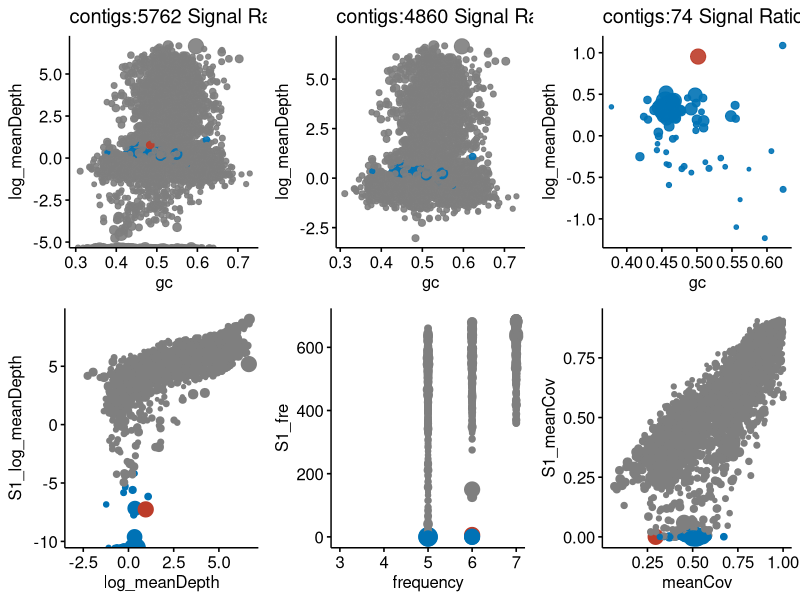

Recreate this plot in R.
library(ggsci)
library(ggpubr)
CalSR <- function(data){
R = sum(data[which(data$Specy==1),]$length)/sum(data$length)
return(round(R,digits=4))
}
C = pal_nejm("default")(2)

#top
#left
Main <- read.table("YFL.final.feature.txt",head=T,sep="\t")
Main$Specy = factor(Main$Specy)
Main$log_meanDepth = log(Main$meanDepth)
Main$S1_log_meanDepth = log(Main$S1_meanDep)
Main$ifCops = paste(Main$frequency>=3,Main$S1_fre<10,Main$Specy)
#right
colorsQ = c("grey50",C[1],"grey50","grey50",C[2],C[1])

f1_left = ggscatter(Main,"gc","log_meanDepth",color="ifCops",alpha=I(0.9),legend="none",palette=colorsQ,size="length",title=paste0("contigs:",dim(Main)[1]," Signal Ratio:",CalSR(Main)))
Main_m6 = Main[which(Main$frequency>=3),]
colorsQ = c("grey50","grey50",C[2],C[1])
f1_middle = ggscatter(Main_m6,"gc","log_meanDepth",color="ifCops",alpha=I(0.9),legend="none",palette=colorsQ,size="length",title=paste0("contigs:",dim(Main_m6)[1]," Signal Ratio:",CalSR(Main_m6)))
Main_m6_m10 = Main_m6[which(Main_m6$S1_fre<10),]
f1_right = ggscatter(Main_m6_m10,"gc","log_meanDepth",color="ifCops",alpha=I(0.9),legend="none",palette=c(C[2],C[1]),size="length",title=paste0("contigs:",dim(Main_m6_m10)[1]," Signal Ratio:",CalSR(Main_m6_m10)))
# bottom
p1 <- ggscatter(Main_m6,"log_meanDepth","S1_log_meanDepth",color="ifCops",palette=colorsQ,size="length",legend="none")
p2 <- ggscatter(Main_m6,"frequency","S1_fre",color="ifCops",palette=colorsQ,size="length",legend="none")
p3 <- ggscatter(Main_m6,"meanCov","S1_meanCov",color="ifCops",palette=colorsQ,size="length",legend="none")
ggarrange(f1_left,f1_middle,f1_right,p1,p2,p3)
